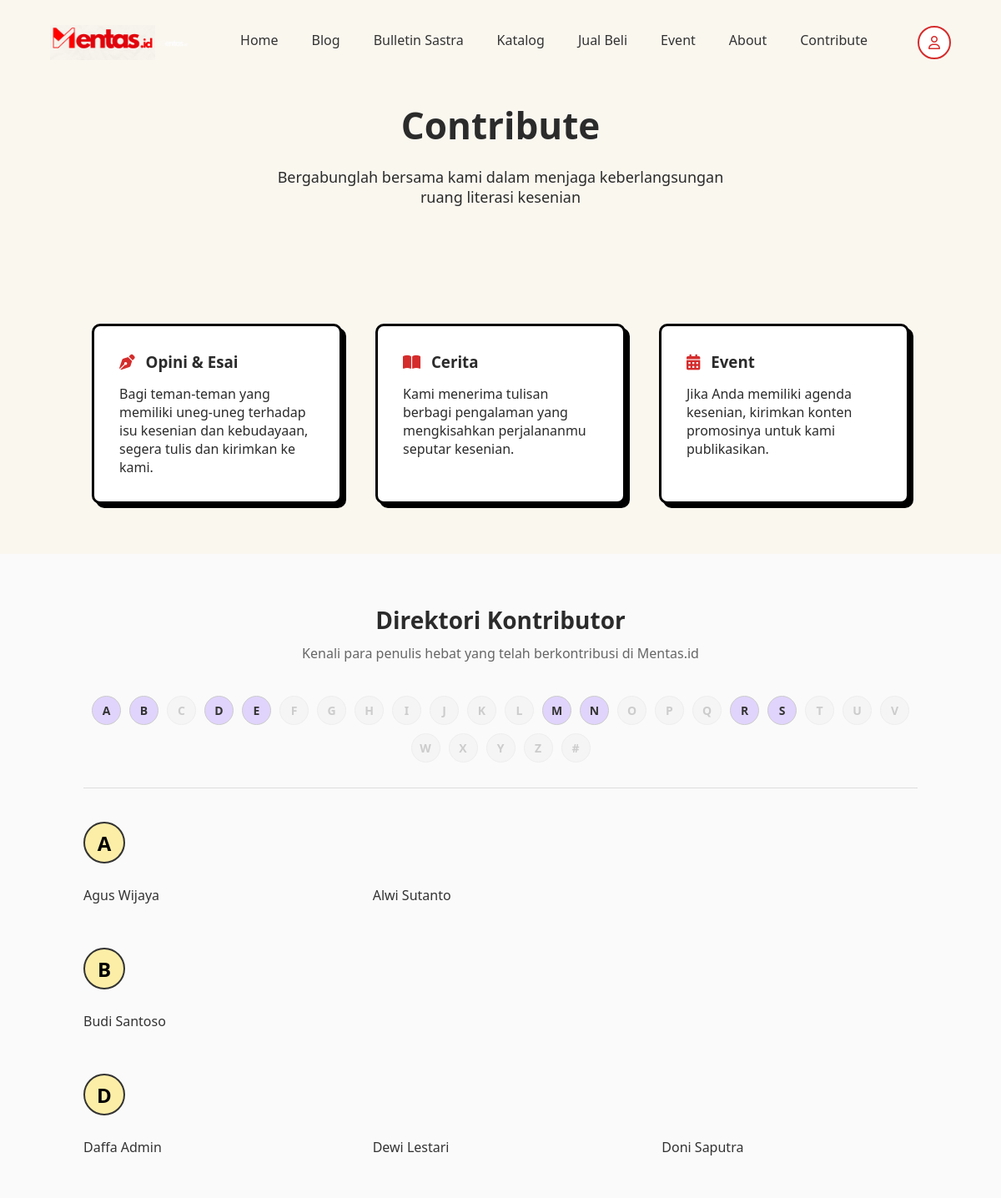
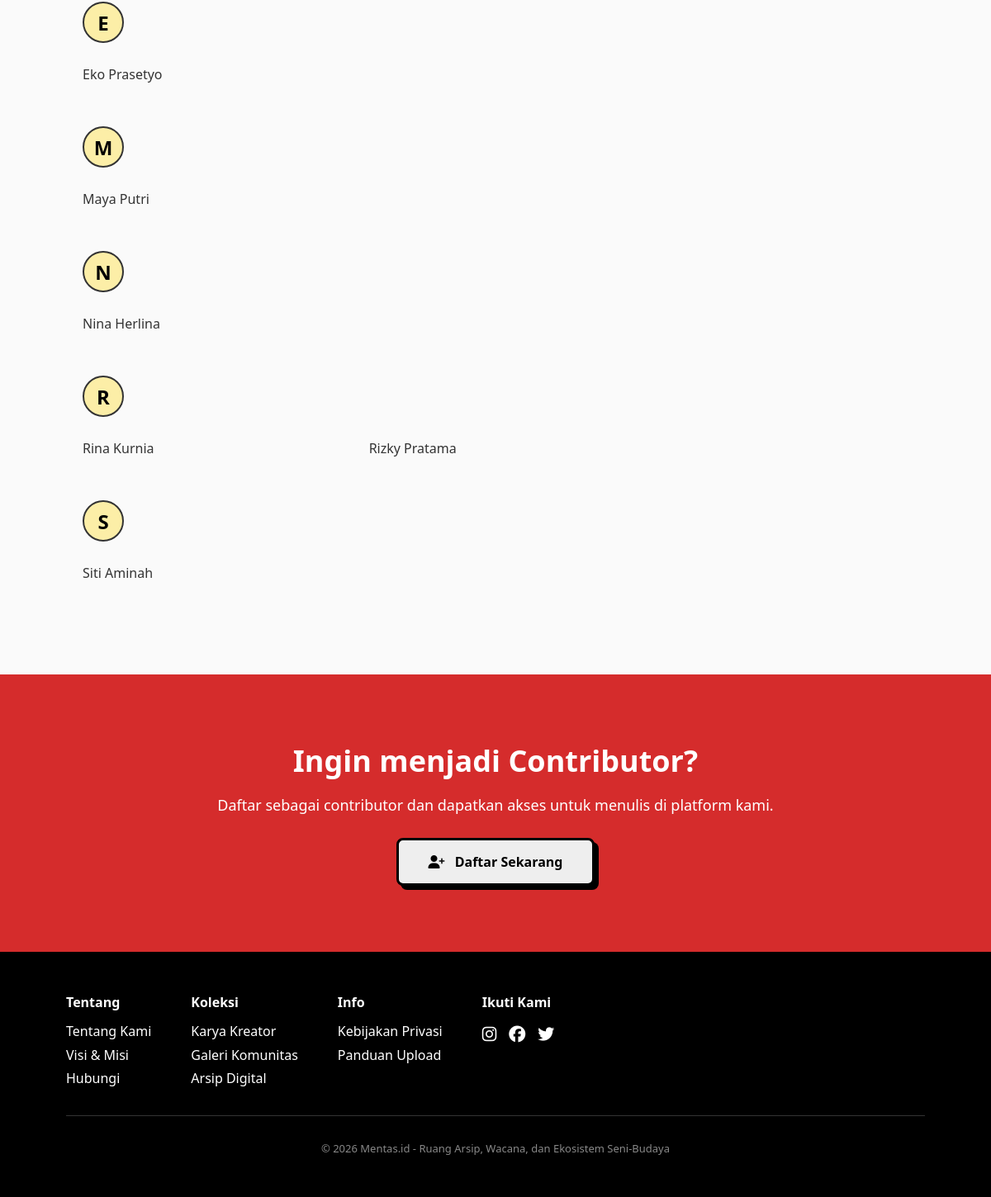
The app's page /page/contribute with its own data (2 pictures, top to bottom).
### tables this page shows
CREATE TABLE `users` (
  `id` int NOT NULL,
  `name` varchar(100) NOT NULL,
  `email` varchar(100) NOT NULL,
  `password` varchar(255) NOT NULL,
  `phone` varchar(20) DEFAULT NULL,
  `bio` text,
  `avatar` varchar(255) DEFAULT NULL,
  `address` text,
  `social_media` json DEFAULT NULL,
  `role` enum('admin','contributor') DEFAULT 'contributor',
  `status` enum('pending','active','rejected') DEFAULT 'pending',
  `created_at` timestamp NULL DEFAULT CURRENT_TIMESTAMP,
  `updated_at` timestamp NULL DEFAULT CURRENT_TIMESTAMP ON UPDATE CURRENT_TIMESTAMP
);

### app/controllers/PageController.php (called while the page is built, shortened)
<?php
class PageController extends Controller
{
    public function __call($name, $arguments)
    {
        $page = str_replace('_', '-', $name);
        switch ($page) {
            case 'contribute':
                return $this->showContribute();
        }
    }
    private function showContribute()
    {
        $userModel = new User();
        $contributors = $userModel->getActiveContributors(true);
        return $this->view('page/contribute', [
            'contributors' => $contributors
        ]);
    }
}

### app/core/Router.php (called while the page is built, shortened)
<?php
class Router
{
    public function dispatch()
    {
        $controllerName = 'HomeController';
        $method = 'index';
        $params = [];
        if (isset($_GET['url']) && !empty($_GET['url'])) {
            $url = explode('/', rtrim($_GET['url'], '/'));
            $segment1 = $url[0] ?? '';
            $segment2 = $url[1] ?? null;
            $possibleController = ucfirst($segment1) . 'Controller';
            $controllerPath = "../app/controllers/$possibleController.php";
            if (file_exists($controllerPath)) {
                $controllerName = $possibleController;
                if ($segment2) {
                    $method = $segment2;
                    $params = array_slice($url, 2);
                }
            } else {
                $controllerName = 'ContentController';
                $method = 'handle';
                $_GET['type'] = $segment1;
                $_GET['slug'] = $segment2;
            }
        }
        $controller = new $controllerName;
        if (!method_exists($controller, $method)) {
            if (method_exists($controller, '__call')) {
                return call_user_func_array([$controller, $method], $params);
            }
            die("Method tidak ditemukan: $method di $controllerName");
        }
    }
}

### public/index.php (called while the page is built, shortened)
<?php
require_once '../app/config/database.php';
require_once '../app/core/Database.php';
require_once '../app/core/Router.php';
require_once '../app/models/User.php';
$router = new Router();
$router->dispatch();

### app/core/Database.php (called while the page is built, shortened)
<?php
class Database
{
    private static $instance = null;
    private $pdo;
    private function __construct()
    {
        try {
            $dsn = "mysql:host=" . DB_HOST . ";dbname=" . DB_NAME . ";charset=" . DB_CHARSET;
            $options = [
                PDO::ATTR_ERRMODE => PDO::ERRMODE_EXCEPTION,
                PDO::ATTR_DEFAULT_FETCH_MODE => PDO::FETCH_ASSOC,
                PDO::ATTR_EMULATE_PREPARES => false,
            ];
            $this->pdo = new PDO($dsn, DB_USER, DB_PASS, $options);
        } catch (PDOException $e) {
            die("Database connection failed: " . $e->getMessage());
        }
    }
    public static function getInstance()
    {
        if (self::$instance === null) {
            self::$instance = new self();
        }
        return self::$instance;
    }
    public function query($sql, $params = [])
    {
        $stmt = $this->pdo->prepare($sql);
        $stmt->execute($params);
        return $stmt->fetchAll();
    }
}

### app/models/User.php (called while the page is built, shortened)
<?php
class User
{
    private $db;
    public function __construct()
    {
        $this->db = Database::getInstance();
    }
    public function all($role = null, $status = null, $orderBy = 'created_at DESC')
    {
        $sql = "SELECT * FROM users WHERE 1=1";
        $params = [];
        if ($role) {
            $sql .= " AND role = ?";
            $params[] = $role;
        }
        if ($status) {
            $sql .= " AND status = ?";
            $params[] = $status;
        }
        $sql .= " ORDER BY " . $orderBy;
        return $this->db->query($sql, $params);
    }
    public function getActiveContributors($sortByName = false)
    {
        $orderBy = $sortByName ? 'name ASC' : 'created_at DESC';
        return $this->all('contributor', 'active', $orderBy);
    }
}

### app/views/page/contribute.php (the view, shortened to what this page needs)
<section class="hero" style="padding: 120px 60px 60px;">
    <div class="hero-content">
        <h1>Contribute</h1>
        <p>Bergabunglah bersama kami dalam menjaga keberlangsungan ruang literasi kesenian</p>
    </div>
</section>
<section class="program-section">
    <div class="program-card">
        <h3><i class="fa-solid fa-pen-nib" style="color: #d52c2c; margin-right: 8px;"></i> Opini & Esai</h3>
        <p style="margin-top: 15px;">Bagi teman-teman yang memiliki uneg-uneg terhadap isu kesenian dan kebudayaan, segera tulis dan kirimkan ke kami.</p>
    </div>
    <div class="program-card">
        <h3><i class="fa-solid fa-book-open" style="color: #d52c2c; margin-right: 8px;"></i> Cerita</h3>
        <p style="margin-top: 15px;">Kami menerima tulisan berbagi pengalaman yang mengkisahkan perjalananmu seputar kesenian.</p>
    </div>
    <div class="program-card">
        <h3><i class="fa-solid fa-calendar-days" style="color: #d52c2c; margin-right: 8px;"></i> Event</h3>
        <p style="margin-top: 15px;">Jika Anda memiliki agenda kesenian, kirimkan konten promosinya untuk kami publikasikan.</p>
    </div>
</section>
<section class="blog-section" style="padding: 60px 20px; background: #fafafa;">
    <div style="text-align: center; margin-bottom: 40px;">
        <h2 style="font-size: 28px; margin-bottom: 10px;">Direktori Kontributor</h2>
        <p style="color: #666;">Kenali para penulis hebat yang telah berkontribusi di Mentas.id</p>
    </div>
    <?php if (!empty($contributors)): ?>
    <div class="contributors-list-container">
        <?php
        $groupedContributors = [];
        foreach ($contributors as $contributor) {
            $firstLetter = strtoupper(substr($contributor['name'], 0, 1));
            $groupedContributors[$firstLetter][] = $contributor;
        }
        ksort($groupedContributors);
        $alphabet = array_merge(range('A', 'Z'), ['#']);
        ?>
        <div class="alphabet-nav">
            <?php foreach ($alphabet as $letter): ?>
                <?php $hasContributors = isset($groupedContributors[$letter]); ?>
                <a href="#letter-<?= $letter ?>" class="alphabet-link <?= $hasContributors ? '' : 'disabled' ?>">
                    <?= $letter ?>
                </a>
            <?php endforeach; ?>
        </div>
        <hr class="divider">
        <?php foreach ($groupedContributors as $letter => $list): ?>
            <div id="letter-<?= $letter ?>" class="contributor-group">
                <div class="contributor-letter-circle">
                    <h2><?= $letter ?></h2>
                </div>
                <div class="contributor-items-simple">
                    <?php foreach ($list as $contributor): ?>
                        <a href="<?= BASE_URL ?>/author/<?= $contributor['id'] ?>" class="contributor-simple-link">
                            <?= htmlspecialchars($contributor['name']) ?>
                        </a>
                    <?php endforeach; ?>
                </div>
            </div>
        <?php endforeach; ?>
    </div>
    <?php else: ?>
        <p style="text-align: center; color: #999;">Belum ada kontributor terdaftar.</p>
    <?php endif; ?>
</section>
<section class="consult-section">
    <div class="consult-container" style="flex-direction: column; text-align: center;">
        <div class="consult-left" style="text-align: center;">
            <h2>Ingin menjadi Contributor?</h2>
            <p>Daftar sebagai contributor dan dapatkan akses untuk menulis di platform kami.</p>
            <a href="<?= BASE_URL ?>/auth/register" class="btn-green">
                <i class="fa-solid fa-user-plus" style="margin-right: 8px;"></i> Daftar Sekarang
            </a>
        </div>
    </div>
</section>

### public/assets/css/mentas.css (style rules this page uses)
* { margin: 0; padding: 0; box-sizing: border-box; font-family: 'Segoe UI', sans-serif; }
html, body { overflow-x: hidden; max-width: 100%; }
html { height: 100%; }
body { background: #faf7ef; color: #2b2b2b; min-height: 100%; display: flex; flex-direction: column; }
.hero { padding: 190px 90px; display: flex; align-items: center; justify-content: center; text-align: center; }
.hero-content h1 { font-size: 44px; font-weight: 800; max-width: 700px; margin: auto; }
.hero-content p { margin: 20px auto; max-width: 550px; font-size: 18px; }
.program-section { display: flex; justify-content: center; gap: 40px; padding: 60px 80px; background: #faf7ef; }
.program-card { background: #ffffff; padding: 30px; width: 300px; border-radius: 10px; border: 3px solid #000; box-shadow: 5px 5px 0 #000; transition: 0.25s ease; }
.program-card h3 { margin-bottom: 15px; }
.consult-section { background: #d52c2c; padding: 80px 40px; color: #000; overflow-x: hidden; }
.consult-container { display: flex; justify-content: space-between; align-items: center; max-width: 1200px; margin: auto; gap: 40px; width: 100%; }
.consult-left { flex: 1; text-align: left; color: #fff; }
.consult-section h2 { font-size: 36px; margin-bottom: 15px; font-weight: 800; }
.consult-section p { font-size: 18px; margin-bottom: 25px; line-height: 1.6; }
.btn-green { display: inline-block; background: #eee; padding: 15px 35px; border: 3px solid #000; text-decoration: none; color: #000; border-radius: 8px; font-weight: 700; box-shadow: 5px 5px 0 #000; }

### public/assets/css/blog.css (style rules this page uses)
.blog-section { flex-direction: column; align-items: center; }

### app/views/page/contribute.php (style rules this page uses)
.contributors-list-container { max-width: 1000px; margin: 0 auto; }
.alphabet-nav { display: flex; flex-wrap: wrap; gap: 10px; justify-content: center; margin-bottom: 30px; }
.alphabet-link { width: 35px; height: 35px; display: flex; align-items: center; justify-content: center; border-radius: 50%; background: #e0d4fc; color: #333; text-decoration: none; font-weight: 600; font-size: 14px; transition: all 0.2s; border: 1px solid #ccc; }
.alphabet-link.disabled { background: #f5f5f5; color: #ccc; pointer-events: none; border-color: #eee; }
.divider { border: 0; border-top: 1px solid #ddd; margin-bottom: 40px; }
.contributor-group { margin-bottom: 50px; display: flex; flex-direction: column; align-items: flex-start; }
.contributor-letter-circle { width: 50px; height: 50px; background: #fceea7; border-radius: 50%; display: flex; align-items: center; justify-content: center; margin-bottom: 25px; border: 2px solid #333; }
.contributor-letter-circle h2 { font-size: 1.5rem; color: #000; margin: 0; font-weight: 800; }
.contributor-items-simple { width: 100%; display: grid; grid-template-columns: repeat(3, 1fr); gap: 10px 40px; }
.contributor-simple-link { display: block; color: #333; text-decoration: none; font-size: 1rem; padding: 2px 0; transition: color 0.2s; }

### records on screen
users: name "Agus Wijaya"
users: name "Alwi Sutanto"
users: name "Budi Santoso"
users: name "Daffa Admin"
users: name "Dewi Lestari"
users: name "Doni Saputra"
users: name "Eko Prasetyo"
users: name "Maya Putri"
users: name "Nina Herlina"
users: name "Rina Kurnia"
users: name "Rizky Pratama"
users: name "Siti Aminah"

### other values on screen
$letter "A"
$letter "B"
$letter "C"
$letter "D"
$letter "E"
$letter "F"
$letter "G"
$letter "H"
$letter "I"
$letter "J"
$letter "K"
$letter "L"
$letter "M"
$letter "N"
$letter "O"
